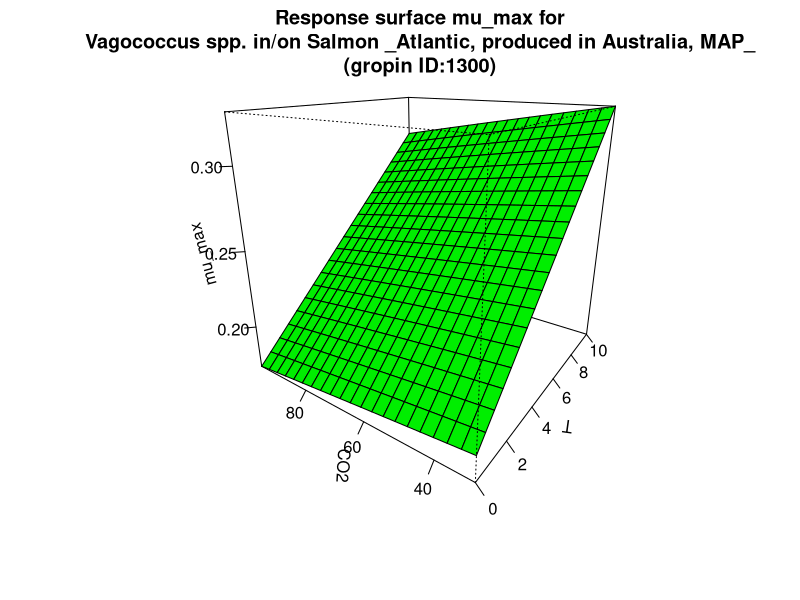

Reproduce this figure in R.
#############################
# start of Parameter script
#############################
T <- seq(0,10.01,length.out=21)
CO2 <- seq(29.97002997003,98.098,length.out=21)
#############################
# end of Parameter script
#############################
############################# 
# start of Model script Gropin ID 1300 
#############################
 
# constant coefficients for this model
 
variables <- data.frame(T,CO2)
argumentsPar <- expand.grid(variables)
 
# heart of the model
response_surface <- function(T,CO2) {
   mumax <-6.88*(10^-4)*(T+13.25)*sqrt(452-CO2)

return(mumax=mumax)
} 

# output parameters
mumax <- cbind(argumentsPar,response_surface(argumentsPar['T'],argumentsPar['CO2']))
colnames(mumax) <- c(colnames(argumentsPar),'mumax')
#############################
# End of Model script
#############################
############################# 
# start of Visualisation script Gropin ID 1300 
#############################
persp(T,CO2,matrix(unlist(mumax$mumax),nrow=21),col = 'green',xlab='T',ylab='CO2',zlab='mu_max',main='Response surface mu_max for
Vagococcus spp. in/on Salmon _Atlantic, produced in Australia, MAP_
(gropin ID:1300)',theta=305,phi=20,shade=0.25,ticktype = 'detailed')
#############################
# End of Visualisation script
#############################
